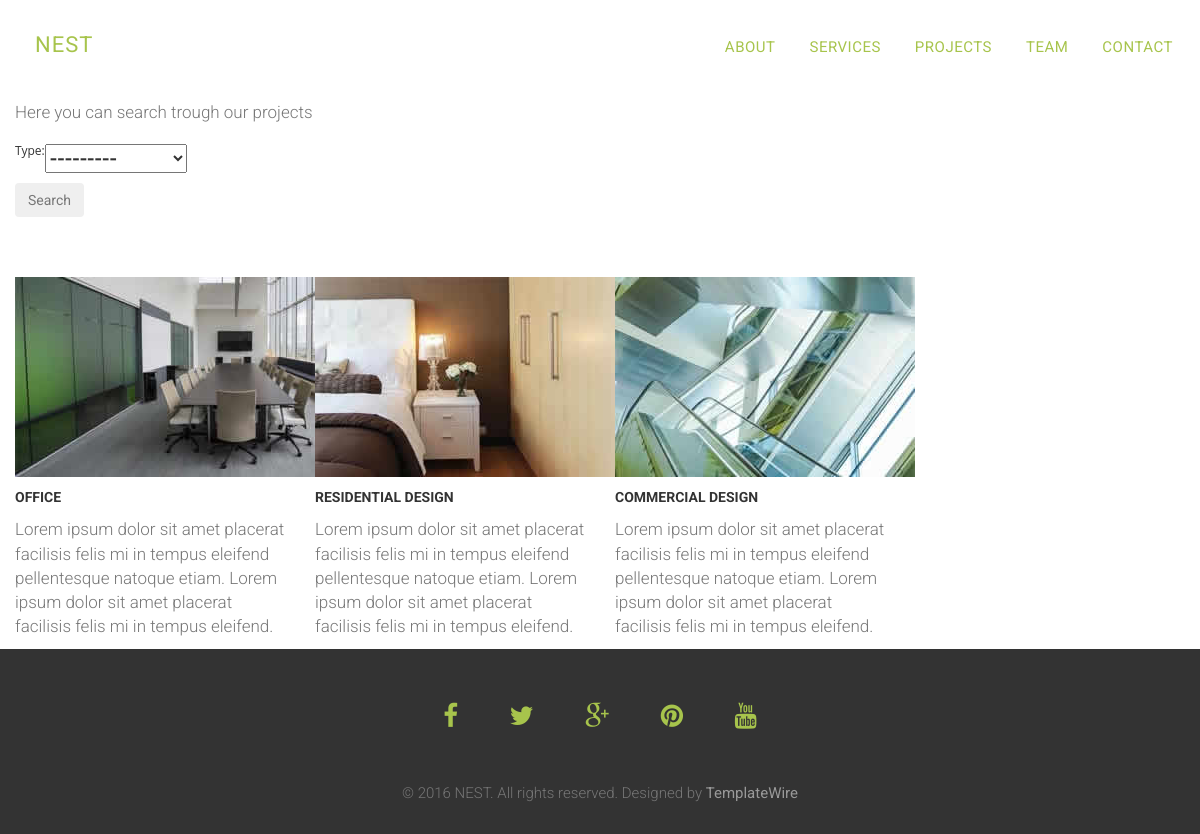
The app's page /project/ with its own data.
### project/models.py (models this page shows, shortened)
class Project(models.Model):
    title = models.CharField(max_length=30)
    TYPE = (
            ('Office', 'Office'),
            ('Residential', 'Residential'),
            ('Commercial', 'Commercial')
        )
    type = models.CharField(max_length= 50, null=True, choices=TYPE)
    description = models.CharField(max_length=200)
    image = models.ImageField(upload_to='images')
    def get_absolute_url(self):
        return reverse('project:project_detail', kwargs = {
                'project_id':self.id
        })

### project/views.py (the view)
# urls.py: path('', views.all_projects, name='all_projects'),
def all_projects(request):
    projects = Project.objects.all()
    filtered = ProjectFilter(request.GET, queryset=projects)
    projects = filtered.qs
    context = {
        'projects':projects,
        'filtered':filtered
    }
    return render(request, 'all_projects.html', context)

### templates/all_projects.html
{% extends 'base.html' %}
{% load static %}
{% block content %} <br><br><br><br><br>
<div class="container-fluid">
  <p>Here you can search trough our projects</p>
<form method="get">
<h3>{{ filtered.form }}</h3>
<button class="btn btn-secondary" type="submit">Search</button>
</form>
</div> <br><br><br>
<div class="container-fluid">
<div class="row">
{% for project in projects %}
<div class="col-md-3">
<div class="card">
  <img class="card-img-top" src="{{ project.image.url }}" alt="Card image cap">
  <div class="card-body">
    <a href="{{ project.get_absolute_url }}"><h5 class="card-title">{{ project.title }}</h5></a>
    <p class="card-text">{{ project.description }}</p>
  </div>
</div>
</div>
{% endfor %}
</div>
</div>
{% endblock content %}

### static_in_project/css/style.css (style rules this page uses)
body, html { font-family: 'Roboto', sans-serif; text-rendering: optimizeLegibility !important; -webkit-font-smoothing: antialiased !important; color: #777; font-weight: 300; width: 100% !important; height: 100% !important; }
h3 { font-size: 22px; font-weight: 500; color: #333; }
h5 { text-transform: uppercase; font-weight: 700; line-height: 20px; }
p { font-size: 17px; }
a { color: #333; font-weight: 400; }
label { font-size: 12px; font-weight: 400; font-family: 'Open Sans', sans-serif; float: left; }

### records on screen
Project: image (picture), title "OFFICE", description "Lorem ipsum dolor sit amet placerat facilisis felis mi in tempus eleifend pellentesque natoque etiam. Lorem ipsum dolor sit amet placerat facilisis felis mi in tempus eleifend."
Project: image (picture), title "RESIDENTIAL DESIGN", description "Lorem ipsum dolor sit amet placerat facilisis felis mi in tempus eleifend pellentesque natoque etiam. Lorem ipsum dolor sit amet placerat facilisis felis mi in tempus eleifend."
Project: image (picture), title "COMMERCIAL DESIGN", description "Lorem ipsum dolor sit amet placerat facilisis felis mi in tempus eleifend pellentesque natoque etiam. Lorem ipsum dolor sit amet placerat facilisis felis mi in tempus eleifend."
